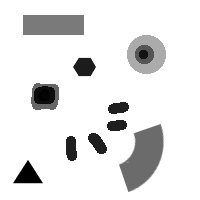
#> input picture map/testmap.tiff, 200 x 200 px, found by its file name
$ python PSO.py
#> lines starting #> are read from the running program, lines starting #| are printed output that depends on the picture
### defMap.py
import numpy as np
from PIL import Image
from scipy.interpolate import griddata, RegularGridInterpolator
import matplotlib.pyplot as plt
from matplotlib.widgets import Button, TextBox
import pyvista as pv
import rasterio


def process_map(filepath, scale=1.0, grid_resolution=400):
    """
    处理二维格栅图，生成三维网格数据。
    :param filepath: 格栅图文件路径
    :param scale: 灰度值到高度的比例系数
    :param grid_resolution: 输出网格分辨率
    :return: 三维网格的 X, Y, Z 坐标
    """
#> called with filepath = 'testmap.tiff', scale = 1, grid_resolution = 400
    # 读取格栅图
    img = Image.open(filepath)
#> img is the input picture: PIL image 200x200 RGB; mean R, G, B 229, 229, 229
    # 获取RGB通道中的一个（比如Red通道）
    grid = np.array(img)[:, :, 0]  # 只取红色通道
    rows, cols = grid.shape
#> rows = 200; cols = 200

    # 创建网格的顶点坐标
    # 创建网格坐标
    x = np.linspace(0, cols - 1, grid_resolution)
#> x = 400 values from 0 to 199
    y = np.linspace(0, rows - 1, grid_resolution)
#> y = 400 values from 0 to 199
    X, Y = np.meshgrid(x, y)

    # 地面与建筑物分离 # 其实这一步也可以省去
    ground_level = np.min(grid)
#> ground_level = 0
    # height_map = (255-grid) * scale
    # height_map[grid == 255] = ground_level  # 地面高度设为 0
    height_map = grid * scale
    # height_map[grid == 0] = ground_level  # 地面高度设为 0


    # 生成建筑物点云
    points = []
    values = []
    for r in range(rows):
        for c in range(cols):
            points.append([c, r])  # 网格点位置
            values.append(height_map[r, c])  # 对应高度值
#> after the loop, points = 40000 items; values = 40000 items
    points = np.array(points)
#> points = 40000 pairs, first value 0 to 199, second value 0 to 199
    values = np.array(values)

    # 插值生成三维网格, 采用线性插值，计算量较小
    Z = griddata(points, values, (X, Y), method="linear", fill_value=ground_level)
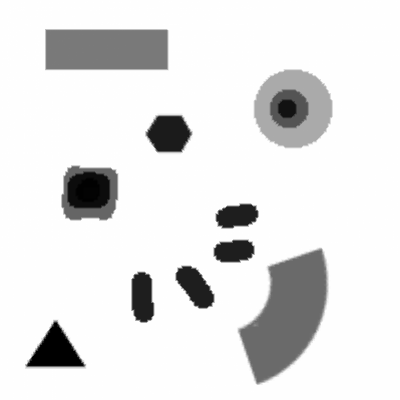
#> Z: shape (400, 400) float64; min 0, max 255, mean 228.9; drawn with min black and max white

    # 进一步插值，提高精度，满足曲线的查询条件
    # 使用 RegularGridInterpolator 进行障碍物高度插值
    obstacle_interp = RegularGridInterpolator((x,y), Z, bounds_error=False, fill_value=None)

    return X, Y, Z, obstacle_interp, height_map

# [32 lines left out: functions visualize_3d, visualize_pyvista, not called in this run]

# # 使用示例
# filepath = "map/Mountainous Terrain.tiff"
# X, Y, Z, obstacle_interp,_ = process_map(filepath, scale=1, grid_resolution=400)   #"Z"是障碍物的三维网格
#
# # 可视化结果
# visualize_pyvista(X,Y,obstacle_interp((X, Y)))


# # 加载您的网格
# loaded_mesh = pv.read('3D Env/Urban.vtk')
#
# # 创建 Plotter 对象
# plotter = pv.Plotter()
# light = pv.Light()
# light.set_direction_angle(20, -20)
# plotter.add_light(light)
# light.intensity = 0.1
# # plotter.enable_shadows()
#
# plotter.add_mesh(loaded_mesh, color='white', show_edges=False)
# plotter.show()

### defParticle.py
import numpy as np
from calFitness import cost_function

def init_particles(self):
    """ 初始化粒子群 """
    particles = []

    # 获取起点和终点坐标
    start = np.array(self.drone.start_pos)
    end = np.array(self.drone.target_pos)

    for _ in range(self.nPop):
        # 在起点和终点之间生成均匀分布的节点
        t = np.linspace(0, 1, self.node)[:, np.newaxis]  # 生成 node 个均匀分布的参数
        # 生成直线上的基础位置
        base_position = start + t * (end - start)
        # 添加少量随机扰动，避免所有粒子完全相同
        random_offset = np.random.normal(0, 5, (self.node, 3))  # 使用正态分布生成扰动
        position = base_position + random_offset

        # 确保位置在有效范围内
        position = np.clip(position, 0, self.maprows)  # 假设地图大小为 200x200
        position = np.round(position).astype(int)  # 转换为整数坐标

        # 初始化较小的速度
        velocity = np.random.uniform(-2, 2, (self.node, 3))  # 使用更小的速度范围

        # 计算初始成本
        _, _, cost = cost_function(self, [position])

        particles.append({
            'position': [position],
            'velocity': [velocity],
            'cost': cost,
            'best_position': [position].copy(),
            'best_cost': cost
        })

        # 更新全局最优
        if cost < self.global_best['cost']:
            self.global_best['position'] = [position].copy()
            self.global_best['cost'] = cost

    return particles

### calFitness.py
import numpy as np
from scipy.interpolate import CubicSpline


def cost_function(self, path):
    """ 计算成本，即路径长度和障碍物碰撞惩罚 """

    # 起点和终点
    start_pos = self.drone.start_pos  # 起点 (x, y, z)
    target_pos = self.drone.target_pos  # 终点 (x, y, z)
    #障碍物信息
    obstacle_interp = self.obstacles_interp
    height_map = self.height_map
    # 遍历所有路径的中间点
    for p in path:
        # 整合路径点
        x_seq = [start_pos[0]] + [pos[0] for pos in p] + [target_pos[0]]
        y_seq = [start_pos[1]] + [pos[1] for pos in p] + [target_pos[1]]
        z_seq = [start_pos[2]] + [pos[2] for pos in p] + [target_pos[2]]

    # 三次样条插值求路径
    full_path = interpolate_path(x_seq, y_seq, z_seq)

    # 检测路径是否与障碍冲突
    path_collisions = is_collision(full_path, obstacle_interp,height_map,self.safe_height)

    path_length = round(np.sum(np.linalg.norm(np.diff(full_path, axis=0), axis=1)),1)
    cost = path_length + path_collisions * 1000  # Penalty for collisions

    # [6 lines of commented-out code are left out]

    return path_length, full_path, cost


def is_collision(full_path, obstacle_interp, height_map, safe_height):
    # 检测路径是否与障碍物相交
    collision_count = 0
    rows, cols = height_map.shape[:2]  # 获取 height_map 的行数和列数
    for point in full_path:
        x, y, z = point
        # obstacle_height = obstacle_interp((x, y))
        # if 0 <= x <200 and 0 <= y < 200 and z >= 0:
        if 0 <= x < rows and 0 <= y < cols and z >= 0:
            try:
                if z < height_map[y,x]+safe_height: # heatmap 的访问顺序不一样； 5是安全距离
                    collision_count += 1
            except IndexError:
                collision_count += 1
        else:
            collision_count += 1
    return collision_count

# [16 lines left out: function is_collision_new, not called in this run]

    # [18 lines of commented-out code are left out]
def interpolate_path(x_seq, y_seq, z_seq):
    """
    Perform cubic spline interpolation on the path sequences.
    """
    # 归一化的原始索引序列，用于定义样条插值的输入节点
    i_seq = np.linspace(0, 1, len(x_seq))
    # 目标插值索引，生成100个等间隔的插值点
    I_seq = np.linspace(0, 1, 100)

    X_seq = np.round(CubicSpline(i_seq, x_seq)(I_seq)).astype(int)
    Y_seq = np.round(CubicSpline(i_seq, y_seq)(I_seq)).astype(int)
    Z_seq = np.round(CubicSpline(i_seq, z_seq)(I_seq)).astype(int)
    # 将 X, Y, Z 序列堆叠成形状为 (100, 3) 的矩阵，并返回
    return np.vstack((X_seq, Y_seq, Z_seq)).T


# [66 lines left out: function function_test, not called in this run]
# [2 lines that do not run on import are left out]

### PSO.py
import numpy as np
from defMap import process_map
from iteratePSO import Iterate
from defParticle import init_particles


class Drone:
    def __init__(self, start_pos, target_pos):
        self.start_pos = start_pos
        self.target_pos = target_pos


class PSO:
    def __init__(self, drone, nPop, MaxIt,node, w, c1, c2, obstacles_interp, height_map):
        self.drone = drone  # Drone 对象，包含始末点信息
        self.nPop = nPop    # 种群/粒子数
        self.MaxIt = MaxIt  # 迭代次数
        self.node = node    # 路径插值节点数
        #   PSO 更新参数
        self.w = w
        self.c1 = c1
        self.c2 = c2
        #   障碍物信息
        self.obstacles_interp = obstacles_interp
        self.height_map = height_map
        self.safe_height = 10 #默认安全距离
        self.maprows, self.mapcols = height_map.shape[:2]
        #   路径信息
        self.global_best = {'position': None, 'cost': float('inf')}
        #   初始化粒子群
        self.particles = init_particles(self)


    def interator(self):
        #   迭代函数
        print(f"初始化结果{self.global_best}")
        Iterate(self)


if __name__ == "__main__":
    start_pos = (0, 0, 0)  # 无人机起始位置
    target_pos = (100, 100, 80)  # 目标位置

    # 生成障碍物信息
    filepath = "testmap.tiff"

    X, Y, Z, obstacles_interp, height_map = process_map(filepath)
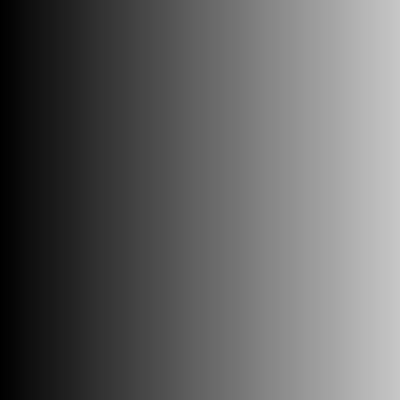
#> X: shape (400, 400) float64; min 0, max 199, mean 99.5
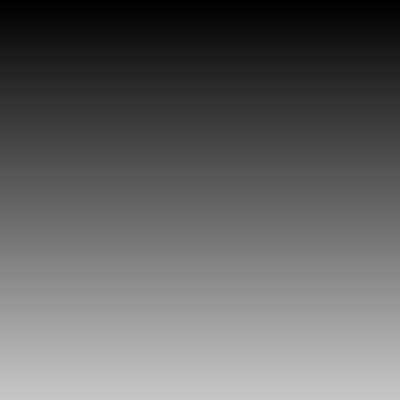
#> Y: shape (400, 400) float64; min 0, max 199, mean 99.5

    # 全局设定小数点保留位数为3
    np.set_printoptions(precision=3)

    drone = Drone(start_pos, target_pos)
    pso = PSO(drone, nPop=50, MaxIt=200, node=2, w=1, c1=1.5, c2=1.5, obstacles_interp=obstacles_interp, height_map = height_map)
#> the loop in init_particles, `for _ in range(self.nPop):` made 50 passes
#> (path_collisions in cost_function, cost) on passes 1 to 12: (88, 88338.7), (86, 86336.3), (85, 85303.8), (92, 92330.1), (87, 87328.2), (91, 91328), (79, 79337.5), (90, 90336.3), (93, 93343.1), (87, 87331.4), (86, 86333.6), (89, 89334.1)
#> after the loop in init_particles, `for _ in range(self.nPop):`: particles = 50 items; self.global_best = {'position': [[[0, 12, 0], [96, 89, 81]]], 'cost': 78300.2}
#> in __init__, `self.particles = init_particles(self)`: self.particles = 50 items
    print('Construct Success')
    print(pso.global_best)
#| {'position': [array([[ 0, 12,  0],
#|        [96, 89, 81]])], 'cost': 78300.2}

    # [5 lines of commented-out code are left out]
